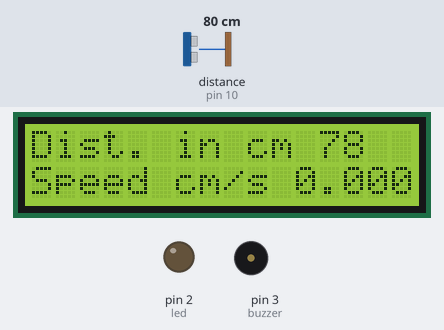
A sketch run on a simulated Arduino Uno, built with avr-gcc and run on an emulated ATmega328P. On the bench: 16×2 character LCD, output pins drawn as LEDs (lit = HIGH), buzzer (waves = sounding, pin HIGH). Wiring (inferred from the names in the program): ultrasonic range finder: trigger pin 9; echo pin 10. The test bench sets the inputs (shaded band); at power-on: distance to the obstacle (sensor on pin 10) 80 cm. The echo pulse lasts 58.3 µs per cm; pins used as bus, display or sensor lines are not drawn; what the sketch prints to the serial monitor is not drawn.

Above: at 1.2 s.
1.3 s: distance to the obstacle (sensor on pin 10) set to 13 cm
At 1.6 s:
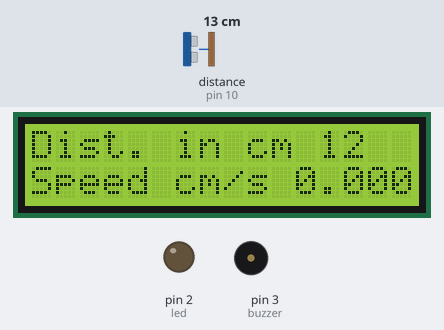
2.8 s: distance to the obstacle (sensor on pin 10) set to 10 cm
At 3.9 s:
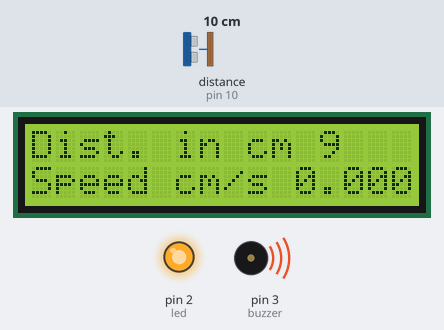
4.5 s: distance to the obstacle (sensor on pin 10) set to 2 cm
At 5.7 s:
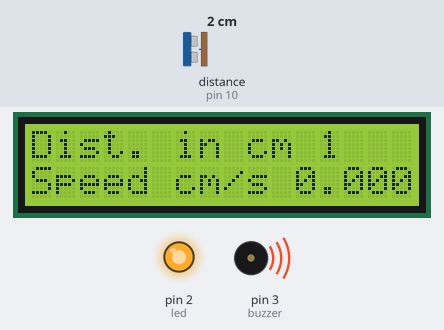
6.0 s: distance to the obstacle (sensor on pin 10) set to 35 cm
At 6.8 s:
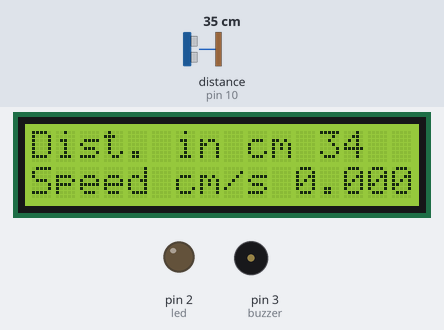
Timing chart, 0 to 8.7 s (numbered marks = the images above; inputs shaded):
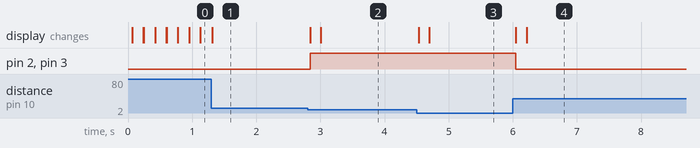

Measured:
- the behaviour switches between 12 and 11 cm on distance to the obstacle (sensor on pin 10) (found by bisection; images 1 and 2)
- after the input at 1.3 s, the display: changes at once (image 1)
- after the input at 2.8 s, pin 2 (led), pin 3 (buzzer): LOW → HIGH at once; the display: first changes at once (image 2 shows a later state)
- after the input at 4.5 s, the display: first changes at once (image 3 shows a later state)
- after the input at 6.0 s, pin 2 (led), pin 3 (buzzer): HIGH → LOW after 0.05 s; the display: first changes after 0.05 s (image 4 shows a later state)

The sketch:

Bick_avoidence_system.ino
```cpp
#include <LiquidCrystal.h>

 LiquidCrystal lcd(A0,A1,A2,A3,A4,A5);// RS,E,D4,D5,D6,D7 // defines pins numbers const
const int trigPin = 9;
const int echoPin = 10; // defines variables

long duration;
int distance=0;
int distance1=0;
int distance2=0;

double Speed=0;

int led = 2;
int buzzer = 3;

void setup() {
 lcd.begin(16, 2);// LCD 16X2
  pinMode(trigPin, OUTPUT); // Sets the trigPin as an Output
    pinMode(echoPin, INPUT); // Sets the echoPin as an Input
    pinMode(led, OUTPUT);
    pinMode(buzzer,OUTPUT);
    Serial.begin(9600); // Starts the serial communication
    }
void loop() { //calculating Speed
    distance1 = ultrasonicRead(); //calls ultrasoninicRead() function below
    delay(160);//giving a time gap of 1 sec
    distance2 = ultrasonicRead(); //calls ultrasoninicRead() function below //formula change in distance divided by change in time
    Speed = (distance2 - distance1)/1.0; //as the time gap is 1 sec we divide it by 1. //Displaying Speed
    Serial.print("Speed in cm/s :");
    Serial.println();
    lcd.setCursor(0,1);
    lcd.print("Speed cm/s ");
    lcd.print(Speed); // LED indicator
    if(distance <= 10){
        digitalWrite(led,HIGH);
        digitalWrite(buzzer,HIGH);
    }
    else{
       digitalWrite(led,LOW);
        digitalWrite(buzzer,LOW);

    }
   }

float ultrasonicRead () { // Clears the trigPin
    digitalWrite(trigPin, LOW);
    delayMicroseconds(2); // Sets the trigPin on HIGH state for 10 micro seconds
    digitalWrite(trigPin, HIGH);
    delayMicroseconds(10);
    digitalWrite(trigPin, LOW); // Reads the echoPin, returns the sound wave travel time in microseconds
    duration = pulseIn(echoPin, HIGH); //calculating distance
    distance= duration*0.034/2; // Prints the distance on the Serial Monitor
    Serial.print("Distance in cm : ");
    Serial.println(distance);
    lcd.setCursor(0,0);
    lcd.print("Dist. in cm ");
    lcd.print(distance);
    lcd.print(" ");
    return distance;
    }
```
